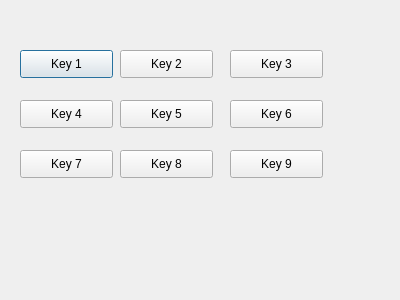
<?xml version="1.0" encoding="UTF-8"?>
<ui version="4.0">
 <class>Dialog</class>
 <widget class="QDialog" name="Dialog">
  <property name="geometry">
   <rect>
    <x>0</x>
    <y>0</y>
    <width>400</width>
    <height>300</height>
   </rect>
  </property>
  <property name="windowTitle">
   <string>Dialog</string>
  </property>
  <widget class="QPushButton" name="pushButton">
   <property name="geometry">
    <rect>
     <x>20</x>
     <y>50</y>
     <width>93</width>
     <height>28</height>
    </rect>
   </property>
   <property name="text">
    <string>Key 1</string>
   </property>
  </widget>
  <widget class="QPushButton" name="pushButton_2">
   <property name="geometry">
    <rect>
     <x>120</x>
     <y>50</y>
     <width>93</width>
     <height>28</height>
    </rect>
   </property>
   <property name="text">
    <string>Key 2</string>
   </property>
  </widget>
  <widget class="QPushButton" name="pushButton_3">
   <property name="geometry">
    <rect>
     <x>230</x>
     <y>50</y>
     <width>93</width>
     <height>28</height>
    </rect>
   </property>
   <property name="text">
    <string>Key 3</string>
   </property>
  </widget>
  <widget class="QPushButton" name="pushButton_4">
   <property name="geometry">
    <rect>
     <x>20</x>
     <y>100</y>
     <width>93</width>
     <height>28</height>
    </rect>
   </property>
   <property name="text">
    <string>Key 4</string>
   </property>
  </widget>
  <widget class="QPushButton" name="pushButton_5">
   <property name="geometry">
    <rect>
     <x>120</x>
     <y>100</y>
     <width>93</width>
     <height>28</height>
    </rect>
   </property>
   <property name="text">
    <string>Key 5</string>
   </property>
  </widget>
  <widget class="QPushButton" name="pushButton_6">
   <property name="geometry">
    <rect>
     <x>230</x>
     <y>100</y>
     <width>93</width>
     <height>28</height>
    </rect>
   </property>
   <property name="text">
    <string>Key 6</string>
   </property>
  </widget>
  <widget class="QPushButton" name="pushButton_7">
   <property name="geometry">
    <rect>
     <x>20</x>
     <y>150</y>
     <width>93</width>
     <height>28</height>
    </rect>
   </property>
   <property name="text">
    <string>Key 7</string>
   </property>
  </widget>
  <widget class="QPushButton" name="pushButton_8">
   <property name="geometry">
    <rect>
     <x>120</x>
     <y>150</y>
     <width>93</width>
     <height>28</height>
    </rect>
   </property>
   <property name="text">
    <string>Key 8</string>
   </property>
  </widget>
  <widget class="QPushButton" name="pushButton_9">
   <property name="geometry">
    <rect>
     <x>230</x>
     <y>150</y>
     <width>93</width>
     <height>28</height>
    </rect>
   </property>
   <property name="text">
    <string>Key 9</string>
   </property>
  </widget>
 </widget>
 <resources/>
 <connections/>
</ui>
